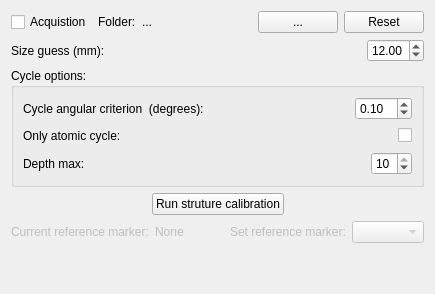
          <widget class="QWidget" name="structure_calibration">
           <attribute name="title">
            <string>Structure calibration</string>
           </attribute>
           <layout class="QVBoxLayout" name="verticalLayout_3">
            <item>
             <layout class="QHBoxLayout" name="horizontalLayout_4">
              <item>
               <widget class="QCheckBox" name="checkBox_CompositeStructure_acq">
                <property name="text">
                 <string>Acquistion</string>
                </property>
               </widget>
              </item>
              <item>
               <widget class="QLabel" name="label_15">
                <property name="text">
                 <string>Folder:</string>
                </property>
               </widget>
              </item>
              <item>
               <widget class="QLabel" name="label_folderStruct">
                <property name="text">
                 <string>...</string>
                </property>
               </widget>
              </item>
              <item>
               <spacer name="horizontalSpacer_14">
                <property name="orientation">
                 <enum>Qt::Horizontal</enum>
                </property>
                <property name="sizeHint" stdset="0">
                 <size>
                  <width>40</width>
                  <height>20</height>
                 </size>
                </property>
               </spacer>
              </item>
              <item>
               <widget class="QPushButton" name="pushButton_folderStruct">
                <property name="text">
                 <string>...</string>
                </property>
               </widget>
              </item>
              <item>
               <widget class="QPushButton" name="pushButton_CompositeStructure_reset">
                <property name="text">
                 <string>Reset</string>
                </property>
               </widget>
              </item>
             </layout>
            </item>
            <item>
             <layout class="QHBoxLayout" name="horizontalLayout_33">
              <item>
               <widget class="QLabel" name="label_19">
                <property name="text">
                 <string>Size guess (mm):</string>
                </property>
               </widget>
              </item>
              <item>
               <spacer name="horizontalSpacer_33">
                <property name="orientation">
                 <enum>Qt::Horizontal</enum>
                </property>
                <property name="sizeHint" stdset="0">
                 <size>
                  <width>40</width>
                  <height>20</height>
                 </size>
                </property>
               </spacer>
              </item>
              <item>
               <widget class="QDoubleSpinBox" name="doubleSpinBox_CompositeStructure_guessSize">
                <property name="value">
                 <double>12.000000000000000</double>
                </property>
               </widget>
              </item>
             </layout>
            </item>
            <item>
             <widget class="QGroupBox" name="groupBox_6">
              <property name="title">
               <string>Cycle options:</string>
              </property>
              <layout class="QVBoxLayout" name="verticalLayout_20">
               <item>
                <layout class="QHBoxLayout" name="horizontalLayout_66">
                 <item>
                  <widget class="QLabel" name="label_30">
                   <property name="text">
                    <string>Cycle angular criterion  (degrees):</string>
                   </property>
                  </widget>
                 </item>
                 <item>
                  <spacer name="horizontalSpacer_62">
                   <property name="orientation">
                    <enum>Qt::Horizontal</enum>
                   </property>
                   <property name="sizeHint" stdset="0">
                    <size>
                     <width>40</width>
                     <height>20</height>
                    </size>
                   </property>
                  </spacer>
                 </item>
                 <item>
                  <widget class="QDoubleSpinBox" name="doubleSpinBox_CompositeStructure_angularCriterion">
                   <property name="singleStep">
                    <double>0.100000000000000</double>
                   </property>
                   <property name="value">
                    <double>0.100000000000000</double>
                   </property>
                  </widget>
                 </item>
                </layout>
               </item>
               <item>
                <layout class="QHBoxLayout" name="horizontalLayout_67">
                 <item>
                  <widget class="QLabel" name="label_38">
                   <property name="text">
                    <string>Only atomic cycle:</string>
                   </property>
                  </widget>
                 </item>
                 <item>
                  <spacer name="horizontalSpacer_63">
                   <property name="orientation">
                    <enum>Qt::Horizontal</enum>
                   </property>
                   <property name="sizeHint" stdset="0">
                    <size>
                     <width>40</width>
                     <height>20</height>
                    </size>
                   </property>
                  </spacer>
                 </item>
                 <item>
                  <widget class="QCheckBox" name="checkBox_enable_atomic_cycle">
                   <property name="text">
                    <string/>
                   </property>
                  </widget>
                 </item>
                </layout>
               </item>
               <item>
                <layout class="QHBoxLayout" name="horizontalLayout_68">
                 <item>
                  <widget class="QLabel" name="label_39">
                   <property name="text">
                    <string>Depth max:</string>
                   </property>
                  </widget>
                 </item>
                 <item>
                  <spacer name="horizontalSpacer_67">
                   <property name="orientation">
                    <enum>Qt::Horizontal</enum>
                   </property>
                   <property name="sizeHint" stdset="0">
                    <size>
                     <width>40</width>
                     <height>20</height>
                    </size>
                   </property>
                  </spacer>
                 </item>
                 <item>
                  <widget class="QSpinBox" name="spinBox_CompositeStructure_DepthMax">
                   <property name="minimum">
                    <number>1</number>
                   </property>
                   <property name="maximum">
                    <number>10</number>
                   </property>
                   <property name="value">
                    <number>10</number>
                   </property>
                  </widget>
                 </item>
                </layout>
               </item>
              </layout>
             </widget>
            </item>
            <item>
             <layout class="QHBoxLayout" name="horizontalLayout_5">
              <item>
               <spacer name="horizontalSpacer_16">
                <property name="orientation">
                 <enum>Qt::Horizontal</enum>
                </property>
                <property name="sizeHint" stdset="0">
                 <size>
                  <width>40</width>
                  <height>20</height>
                 </size>
                </property>
               </spacer>
              </item>
              <item>
               <widget class="QPushButton" name="pushButton_CompositeStructure_validate">
                <property name="enabled">
                 <bool>true</bool>
                </property>
                <property name="text">
                 <string>Run struture calibration</string>
                </property>
               </widget>
              </item>
              <item>
               <spacer name="horizontalSpacer_15">
                <property name="orientation">
                 <enum>Qt::Horizontal</enum>
                </property>
                <property name="sizeHint" stdset="0">
                 <size>
                  <width>40</width>
                  <height>20</height>
                 </size>
                </property>
               </spacer>
              </item>
             </layout>
            </item>
            <item>
             <layout class="QHBoxLayout" name="horizontalLayout_18">
              <item>
               <widget class="QLabel" name="label_3">
                <property name="enabled">
                 <bool>false</bool>
                </property>
                <property name="text">
                 <string>Current reference marker:</string>
                </property>
               </widget>
              </item>
              <item>
               <widget class="QLabel" name="label_CompositeStructure_CurrentRefMk">
                <property name="enabled">
                 <bool>false</bool>
                </property>
                <property name="text">
                 <string>None</string>
                </property>
               </widget>
              </item>
              <item>
               <spacer name="horizontalSpacer_41">
                <property name="orientation">
                 <enum>Qt::Horizontal</enum>
                </property>
                <property name="sizeHint" stdset="0">
                 <size>
                  <width>40</width>
                  <height>20</height>
                 </size>
                </property>
               </spacer>
              </item>
              <item>
               <widget class="QLabel" name="label">
                <property name="enabled">
                 <bool>false</bool>
                </property>
                <property name="text">
                 <string>Set reference marker:</string>
                </property>
               </widget>
              </item>
              <item>
               <widget class="QComboBox" name="comboBox_CompositeStructure_SetRefMk">
                <property name="enabled">
                 <bool>false</bool>
                </property>
               </widget>
              </item>
             </layout>
            </item>
            <item>
             <spacer name="verticalSpacer_5">
              <property name="orientation">
               <enum>Qt::Vertical</enum>
              </property>
              <property name="sizeHint" stdset="0">
               <size>
                <width>20</width>
                <height>40</height>
               </size>
              </property>
             </spacer>
            </item>
           </layout>
          </widget>
